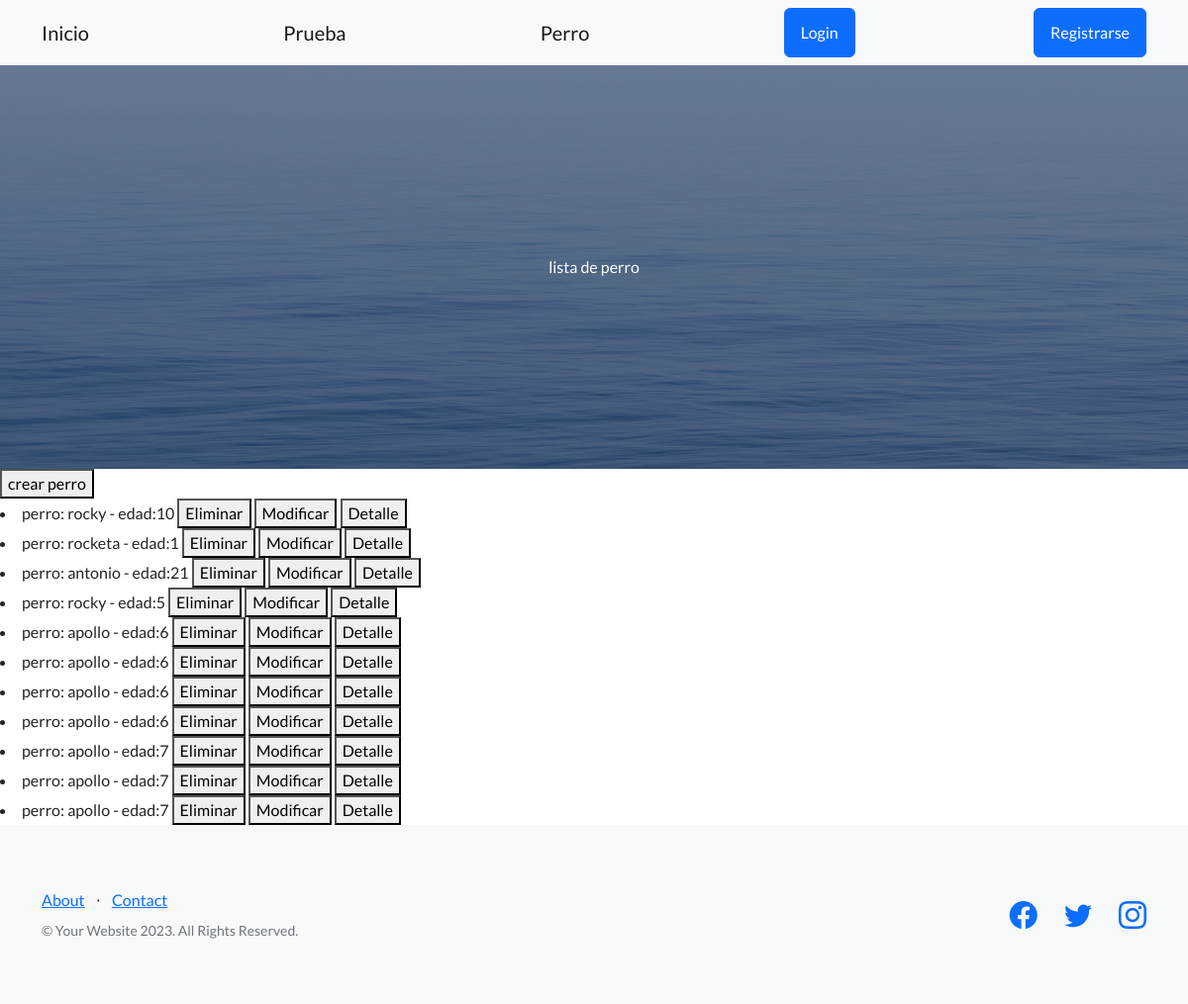
The app's page /perros/, older data.
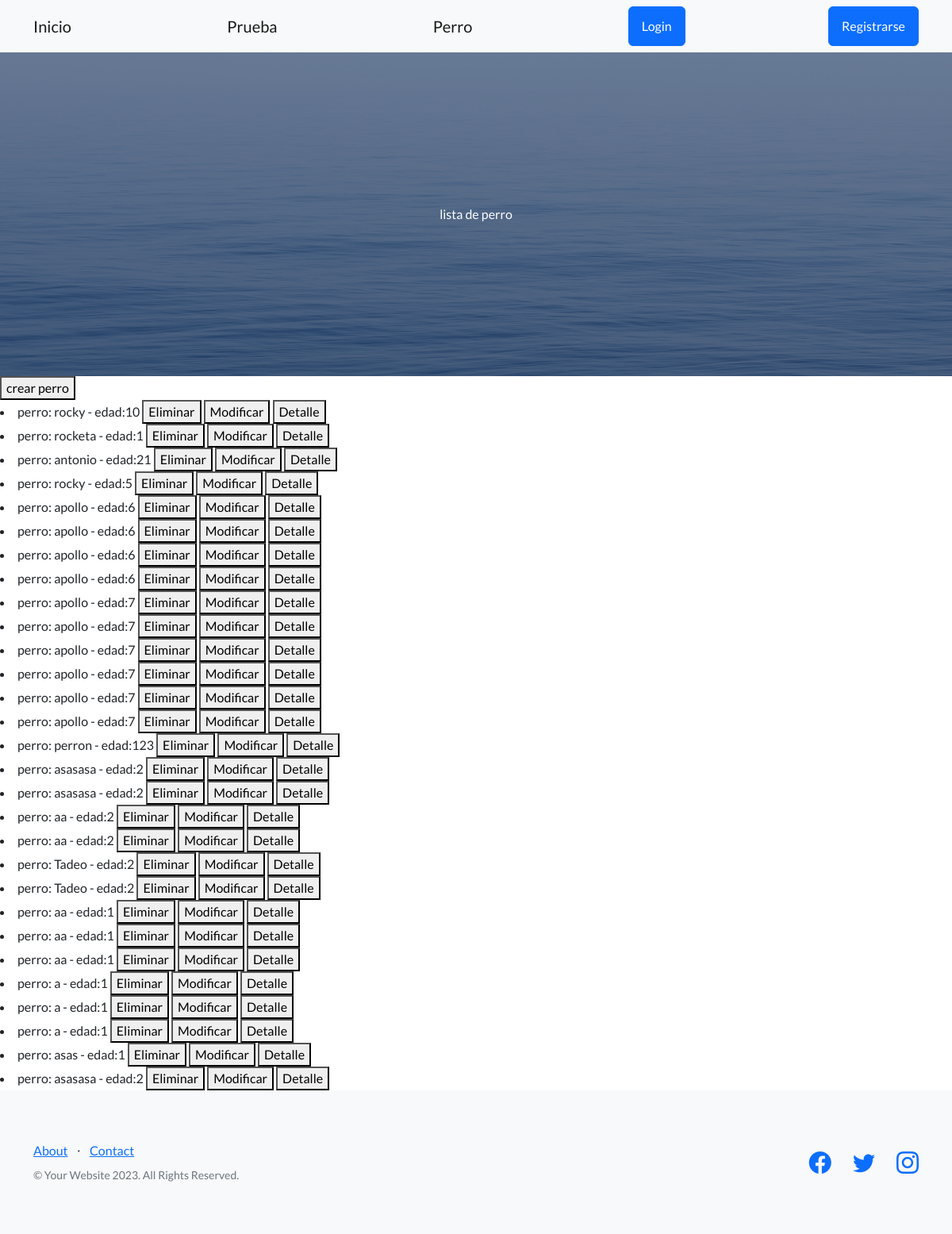
The same page, newer data.
### inicio/models.py (models this page shows)
class Perro(models.Model): #tratar de poner como nombre algo en singular
    nombre = models.CharField(max_length=20)
    edad = models.IntegerField()
    descripcion = models.TextField(null=True)
    def __str__(self):
        return f"perro: {self.nombre} - edad:{self.edad}"

### inicio/views.py (the view)
# urls.py: path("perros/",views.ListarPerros.as_view(), name="listar_perros"),
class ListarPerros(ListView):
    model = Perro
    template_name = "inicio/CBV/listar_perros_CBV.html"
    context_object_name = "perros"

### inicio/templates/inicio/CBV/listar_perros_CBV.html (shortened to what this page needs)
{% extends 'bases.html' %}
{% block h1_header %}
lista de perro
{% endblock h1_header %}
{% block contenido %}
<button>
    <a class="navbar-brand" href={% url 'inicio:crear_perro' %}>crear perro</a>
</button>
{% if perros %}
{% for perro in perros %}
<li>
    {{perro}}
    <button>
        <a class="navbar-brand" href= {% url 'inicio:eliminar_perro' perro.id %} >Eliminar</a>
    </button>
    <button>
        <a class="navbar-brand" href= {% url 'inicio:modificar_perro' perro.id %} >Modificar</a>
    </button>
    <button>
        <a class="navbar-brand" href= {% url 'inicio:mostrar_perro' perro.id %} >Detalle</a>
    </button>
</li>
{% endfor %}
{% else %}
<p>No se encontraron resultados</p>
{% endif %}
{% endblock contenido %}

Row changes from the older to the newer data that the page shows:
added Perro: nombre+edad "perro: apollo - edad:7"
added Perro: nombre+edad "perro: apollo - edad:7"
added Perro: nombre+edad "perro: apollo - edad:7"
added Perro: nombre+edad "perro: perron - edad:123"
added Perro: nombre+edad "perro: asasasa - edad:2"
added Perro: nombre+edad "perro: asasasa - edad:2"
added Perro: nombre+edad "perro: aa - edad:2"
added Perro: nombre+edad "perro: aa - edad:2"
added Perro: nombre+edad "perro: Tadeo - edad:2"
added Perro: nombre+edad "perro: Tadeo - edad:2"
added Perro: nombre+edad "perro: aa - edad:1"
added Perro: nombre+edad "perro: aa - edad:1"
added Perro: nombre+edad "perro: aa - edad:1"
added Perro: nombre+edad "perro: a - edad:1"
added Perro: nombre+edad "perro: a - edad:1"
added Perro: nombre+edad "perro: a - edad:1"
added Perro: nombre+edad "perro: asas - edad:1"
added Perro: nombre+edad "perro: asasasa - edad:2"
